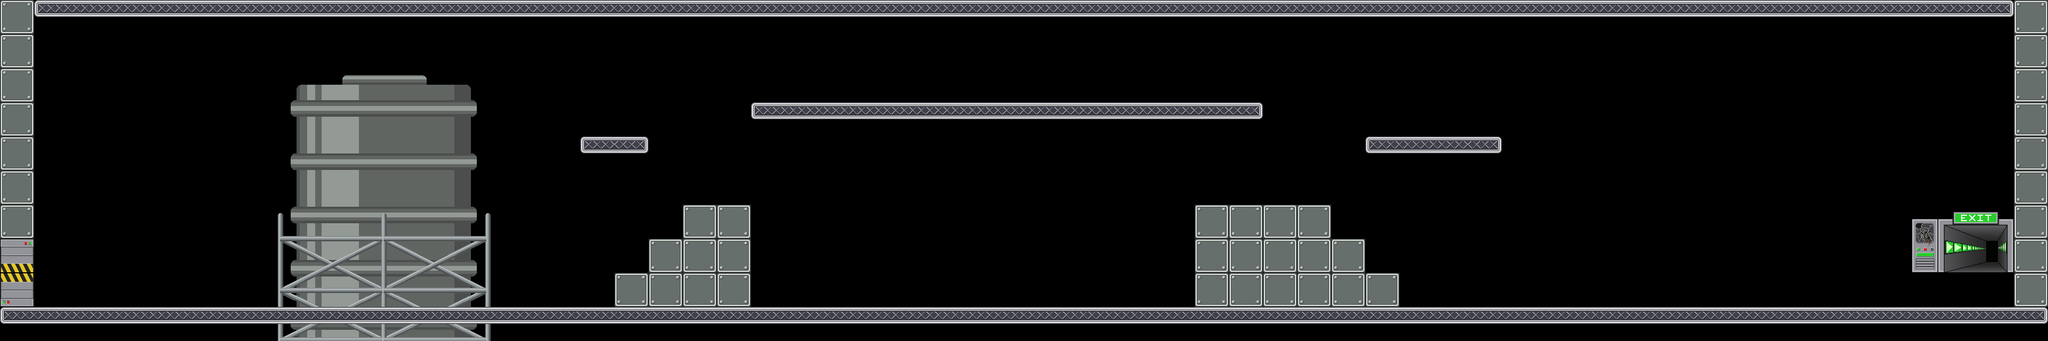

A level layout from a 2D game, rendered from its tile map. Below: a short description, then the map file with tile-grid data replaced by summaries:
An orthogonal 60x10 tile map with 64x64 px tiles, 1 tile layer (Calque de Tile 1), 17 tilesets and 47 objects.

<map version="1.0" orientation="orthogonal" width="60" height="10" tilewidth="64" tileheight="64">
 <tileset firstgid="1" name="mur" tilewidth="64" tileheight="64">
  <image source="data/mur.png" trans="ffffff" width="64" height="64" />
 </tileset>
 <tileset firstgid="2" name="sol" tilewidth="64" tileheight="64">
  <image source="data/sol.png" trans="ffffff" width="64" height="64" />
 </tileset>
 <tileset firstgid="3" name="alone" tilewidth="64" tileheight="64">
  <image source="data/alone.png" width="64" height="64" />
 </tileset>
 <tileset firstgid="4" name="left" tilewidth="64" tileheight="64">
  <image source="data/left.png" width="64" height="64" />
 </tileset>
 <tileset firstgid="5" name="mid" tilewidth="64" tileheight="64">
  <image source="data/mid.png" width="64" height="64" />
 </tileset>
 <tileset firstgid="6" name="right" tilewidth="64" tileheight="64">
  <image source="data/right.png" width="64" height="64" />
 </tileset>
 <tileset firstgid="7" name="portebas" tilewidth="64" tileheight="64">
  <image source="data/portebas.png" width="64" height="64" />
 </tileset>
 <tileset firstgid="8" name="portehaut" tilewidth="64" tileheight="64">
  <image source="data/portehaut.png" width="64" height="64" />
 </tileset>
 <tileset firstgid="9" name="fin" tilewidth="192" tileheight="128">
  <image source="data/fin.png" width="192" height="128" />
 </tileset>
 <tileset firstgid="10" name="citerne" tilewidth="418" tileheight="632">
  <tileoffset x="0" y="632" />
  <image source="data/citerne.png" width="418" height="632" />
 </tileset>
 <tileset firstgid="11" name="container1" tilewidth="610" tileheight="276">
  <tileoffset x="0" y="195" />
  <image source="data/container1.png" width="610" height="276" />
 </tileset>
 <tileset firstgid="12" name="container2" tilewidth="480" tileheight="330">
  <tileoffset x="0" y="280" />
  <image source="data/container2.png" width="480" height="330" />
 </tileset>
 <tileset firstgid="13" name="cable1" tilewidth="77" tileheight="372">
  <tileoffset x="0" y="372" />
  <image source="data/cable1.png" width="77" height="372" />
 </tileset>
 <tileset firstgid="14" name="passerelle1" tilewidth="198" tileheight="342">
  <tileoffset x="0" y="342" />
  <image source="data/passerelle1.png" width="198" height="342" />
 </tileset>
 <tileset firstgid="15" name="passerelle2" tilewidth="122" tileheight="599">
  <tileoffset x="0" y="599" />
  <image source="data/passerelle2.png" width="122" height="599" />
 </tileset>
 <tileset firstgid="16" name="cable2" tilewidth="46" tileheight="243">
  <tileoffset x="0" y="243" />
  <image source="data/cable2.png" width="46" height="243" />
 </tileset>
 <tileset firstgid="17" name="mur2" tilewidth="64" tileheight="64">
  <image source="data/mur2.png" width="64" height="64" />
 </tileset>
 <layer name="Calque de Tile 1" width="60" height="10">
  <data>[600 cells, 183 non-empty, 9 distinct tile ids]</data>
 </layer>
 <objectgroup color="#00ff00" name="wall" width="60" height="10">
  <object x="0" y="0" width="64" height="576" />
  <object x="3776" y="0" width="64" height="576" />
  <object x="2240" y="448" width="64" height="128" />
  <object x="1344" y="448" width="64" height="128" />
 </objectgroup>
 <objectgroup color="#0000ff" name="platform" width="60" height="10">
  <object x="0" y="576" width="3840" height="64" />
  <object x="64" y="0" width="3712" height="64" />
  <object x="2240" y="384" width="256" height="64" />
  <object x="2496" y="448" width="64" height="64" />
  <object x="2560" y="512" width="64" height="64" />
  <object x="1280" y="384" width="128" height="64" />
  <object x="1216" y="448" width="64" height="64" />
  <object x="1152" y="512" width="64" height="64" />
  <object x="1408" y="192" width="960" height="64" />
  <object x="1088" y="256" width="128" height="64" />
  <object x="2560" y="256" width="256" height="64" />
 </objectgroup>
 <objectgroup color="#ffffff" name="movable" width="60" height="10" />
 <objectgroup color="#ff6666" name="destroyable" width="60" height="10" />
 <objectgroup color="#ff0000" name="metalman" width="60" height="10">
  <object x="128" y="512" width="64" height="64" />
 </objectgroup>
 <objectgroup color="#ff0000" name="themagnet" width="60" height="10">
  <object x="256" y="512" width="64" height="64" />
 </objectgroup>
 <objectgroup color="#800000" name="generator" width="60" height="10" />
 <objectgroup color="#66ccff" name="switch" width="60" height="10" />
 <objectgroup color="#e6e6e6" name="metal" width="60" height="10" />
 <objectgroup color="#333333" name="gate" width="60" height="10">
  <object x="2304" y="64" width="64" height="64">
   <properties>
    <property name="animid" value="1" />
    <property name="closeid" value="1" />
    <property name="next" value="2" />
    <property name="type" value="DebutVH" />
   </properties>
  </object>
  <object x="2304" y="128" width="64" height="64">
   <properties>
    <property name="animid" value="2" />
    <property name="openid" value="1" />
    <property name="prev" value="1" />
    <property name="type" value="FinVH" />
   </properties>
  </object>
 </objectgroup>
 <objectgroup color="#004080" name="acid" width="60" height="10">
  <object x="1792" y="448" width="64" height="64">
   <properties>
    <property name="type" value="hm" />
   </properties>
  </object>
  <object x="1664" y="448" width="64" height="64">
   <properties>
    <property name="type" value="hm" />
   </properties>
  </object>
  <object x="1728" y="512" width="64" height="64">
   <properties>
    <property name="type" value="bm" />
   </properties>
  </object>
  <object x="1536" y="512" width="64" height="64">
   <properties>
    <property name="type" value="bm" />
   </properties>
  </object>
  <object x="1536" y="448" width="64" height="64">
   <properties>
    <property name="type" value="hm" />
   </properties>
  </object>
  <object x="1856" y="512" width="64" height="64">
   <properties>
    <property name="type" value="bm" />
   </properties>
  </object>
  <object x="1472" y="512" width="64" height="64">
   <properties>
    <property name="type" value="bm" />
   </properties>
  </object>
  <object x="1600" y="448" width="64" height="64">
   <properties>
    <property name="type" value="hm" />
   </properties>
  </object>
  <object x="1664" y="512" width="64" height="64">
   <properties>
    <property name="type" value="bm" />
   </properties>
  </object>
  <object x="1472" y="448" width="64" height="64">
   <properties>
    <property name="type" value="hm" />
   </properties>
  </object>
  <object x="1408" y="448" width="64" height="64">
   <properties>
    <property name="type" value="hg" />
   </properties>
  </object>
  <object x="1792" y="512" width="64" height="64">
   <properties>
    <property name="type" value="bm" />
   </properties>
  </object>
  <object x="1920" y="512" width="64" height="64">
   <properties>
    <property name="type" value="bm" />
   </properties>
  </object>
  <object x="1600" y="512" width="64" height="64">
   <properties>
    <property name="type" value="bm" />
   </properties>
  </object>
  <object x="2176" y="448" width="64" height="64">
   <properties>
    <property name="type" value="hd" />
   </properties>
  </object>
  <object x="2176" y="512" width="64" height="64">
   <properties>
    <property name="type" value="bd" />
   </properties>
  </object>
  <object x="1408" y="512" width="64" height="64">
   <properties>
    <property name="type" value="bg" />
   </properties>
  </object>
  </objectgroup>
 <objectgroup color="#ffff00" name="arc" width="60" height="10" />
 <objectgroup color="#ffff00" name="levelend" width="60" height="10">
  <!-- 1 objects omitted --></objectgroup>
 <objectgroup color="#800080" name="gateswitch" width="60" height="10">
  <!-- 1 objects omitted --></objectgroup>
</map>
<!-- 11 of 47 objects omitted -->
